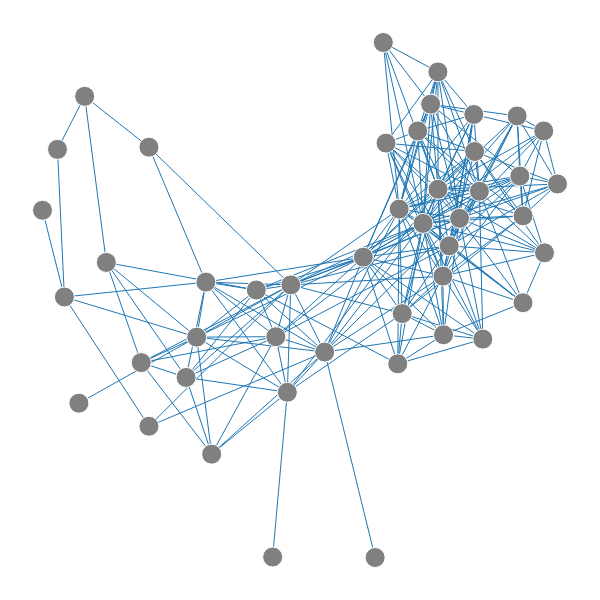

Notebook code cell kept with this figure:
### Code cell
#Print top 10 communities with most nodes and plot graph with most nodes
comm_sort_ix = np.argsort(bound_list_num_nodes)[::-1]
top_10_comm = [bound_list_names[comm] for comm in comm_sort_ix[0:9]]
for comm in top_10_comm:
    print(comm)
comm_top_graph = dna_int_graph.subgraph(boundary2nodes[top_10_comm[0]])
plot_comm(comm_top_graph)

### Figure 1 — Plotly figure (JSON) as saved in the notebook; plotly's stock layout.template omitted (floating-point values rounded to 4 significant figures; data arrays with more than 128 entries replaced by an {"elided": "..."} marker saying what was removed)
{"data": [{"hoverinfo": "none", "line": {"width": 1}, "mode": "lines", "name": "", "type": "scatter", "x": {"elided": "726 float values"}, "y": {"elided": "726 float values"}}, {"hoverinfo": "text", "marker": {"color": ["grey", "grey", "grey", "grey", "grey", "grey", "grey", "grey", "grey", "grey", "grey", "grey", "grey", "grey", "grey", "grey", "grey", "grey", "grey", "grey", "grey", "grey", "grey", "grey", "grey", "grey", "grey", "grey", "grey", "grey", "grey", "grey", "grey", "grey", "grey", "grey", "grey", "grey", "grey", "grey", "grey", "grey", "grey", "grey", "grey", "grey"], "opacity": [1, 1, 1, 1, 1, 1, 1, 1, 1, 1, 1, 1, 1, 1, 1, 1, 1, 1, 1, 1, 1, 1, 1, 1, 1, 1, 1, 1, 1, 1, 1, 1, 1, 1, 1, 1, 1, 1, 1, 1, 1, 1, 1, 1, 1, 1], "size": [20, 20, 20, 20, 20, 20, 20, 20, 20, 20, 20, 20, 20, 20, 20, 20, 20, 20, 20, 20, 20, 20, 20, 20, 20, 20, 20, 20, 20, 20, 20, 20, 20, 20, 20, 20, 20, 20, 20, 20, 20, 20, 20, 20, 20, 20]}, "mode": "markers", "name": "", "text": ["chr3:156450000-156475000", "chr3:156650000-156675000", "chr3:156700000-156725000", "chr3:155700000-155725000", "chr3:156600000-156625000", "chr3:155825000-155850000", "chr3:156050000-156075000", "chr3:156800000-156825000", "chr3:156350000-156375000", "chr3:156425000-156450000", "chr3:155850000-155875000", "chr3:155725000-155750000", "chr3:155950000-155975000", "chr3:156875000-156900000", "chr3:155775000-155800000", "chr3:156850000-156875000", "chr3:156200000-156225000", "chr3:156025000-156050000", "chr3:155875000-155900000", "chr3:156225000-156250000", "chr3:156300000-156325000", "chr3:155900000-155925000", "chr3:156525000-156550000", "chr3:156475000-156500000", "chr3:156575000-156600000", "chr3:156775000-156800000", "chr3:155750000-155775000", "chr3:155800000-155825000", "chr3:156150000-156175000", "chr3:156175000-156200000", "chr3:156250000-156275000", "chr3:156550000-156575000", "chr3:156675000-156700000", "chr3:156625000-156650000", "chr3:156500000-156525000", "chr3:156100000-156125000", "chr3:156075000-156100000", "chr3:156400000-156425000", "chr3:156375000-156400000", "chr3:156325000-156350000", "chr3:156825000-156850000", "chr3:156000000-156025000", "chr3:156125000-156150000", "chr3:156750000-156775000", "chr3:156725000-156750000", "chr3:156275000-156300000"], "type": "scatter", "x": [0.8391, 1, 0.9216, 0.2067, 0.8375, 0.2067, 0.1917, 0.7389, 0.7787, 0.667, 0.3172, 0.04252, 0.07065, 0.933, 0.02911, 0.7898, 0.4822, 0.1239, 0.2994, 0.5479, 0.855, 0.4469, 0.8484, 0.7286, 0.6618, 0.8099, 0, 0.08187, 0.4531, 0.4152, 0.623, 0.7536, 0.9268, 0.9733, 0.7678, 0.4754, 0.3285, 0.6926, 0.7774, 0.6898, 0.9747, 0.6459, 0.2788, 0.7681, 0.9332, 0.6985], "y": [0.7012, 0.6452, 0.7626, 0.2267, 0.7652, 0.7087, 0.3366, 0.577, 0.3847, 0.7157, 0.4756, 0.4499, 0.2665, 0.44, 0.7049, 0.5382, 0.4708, 0.5096, 0.3806, 0.3548, 0.3772, 0.0009138, 0.6325, 0.7366, 0.8895, 0.5857, 0.5997, 0.7965, 0.3814, 0.4619, 0.5187, 0.7829, 0.6588, 0.7367, 0.8386, 0.2853, 0.1785, 0.6017, 0.4859, 0.3345, 0.5262, 0, 0.311, 0.636, 0.5901, 0.4213]}], "layout": {"height": 600, "hovermode": "closest", "margin": {"b": 0, "l": 0, "r": 0, "t": 0}, "scene": {"xaxis": {"showbackground": false, "showgrid": false, "showline": false, "showticklabels": false, "title": "", "zeroline": false}, "yaxis": {"showbackground": false, "showgrid": false, "showline": false, "showticklabels": false, "title": "", "zeroline": false}, "zaxis": {"showbackground": false, "showgrid": false, "showline": false, "showticklabels": false, "title": "", "zeroline": false}}, "showlegend": false, "width": 600, "xaxis": {"showbackground": false, "showgrid": false, "showline": false, "showticklabels": false, "title": "", "zeroline": false}, "yaxis": {"showbackground": false, "showgrid": false, "showline": false, "showticklabels": false, "title": "", "zeroline": false}}}
